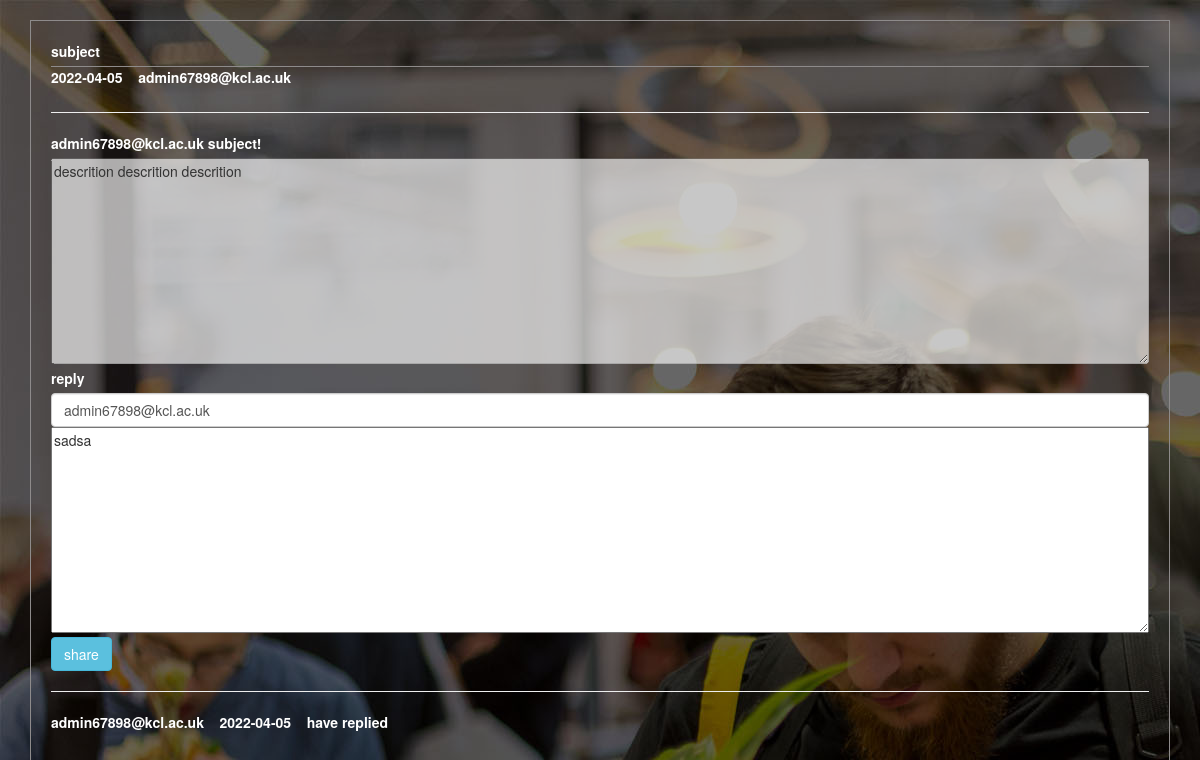
Page /admin_detail?rid=1 (signed in) on the committed database.
### smart/models.py (models this page shows, shortened)
class MainRequest(models.Model):
    subject = models.CharField(verbose_name='subject', blank=True, null=True, max_length=200, default="")
    descrition = models.CharField(verbose_name='descrition', blank=True, null=True, max_length=5200, default="")
    priority = models.CharField(verbose_name='priority', blank=True, null=True, max_length=200, default="")
    user = models.ForeignKey(UserProfile, verbose_name="user", on_delete=models.CASCADE, related_name="main")
    reply_user = models.ForeignKey(UserProfile, verbose_name="reply_user", on_delete=models.CASCADE, related_name="reply", blank=True, null=True)
    reply_content = models.CharField(verbose_name='reply_content', blank=True, null=True, max_length=200, default="")
    class Meta:
        ordering = ['-id']
        verbose_name = 'MainRequest'
        verbose_name_plural = verbose_name

### accounts/models.py (models this page shows, shortened)
class UserProfile(AbstractUser):
    mpassword = models.CharField(verbose_name='password', blank=True, null=True, max_length=200, default="")
    email = models.CharField(verbose_name='email', blank=True, null=True, max_length=200, default="")
    is_teacher = models.BooleanField(verbose_name='is teacher?', default=False)
    have_active = models.BooleanField(verbose_name='is active?', default=False)
    class Meta:
        ordering = ['-id']
        verbose_name = 'user manage'
        verbose_name_plural = verbose_name

### smart/views.py (the view, shortened to what this page needs)
# urls.py: url(r"^admin_detail$", admin_detail, name="admin_detail"),
@login_required
def admin_detail(request):
    try:
        user = request.user
        if request.method == "GET":
            now_date = time.strftime("%Y-%m-%d", time.localtime())
            mid = request.GET.get("rid", "")
            if len(mid) == 0:
                msg = "no rid"
                return render(request, "error.html", locals())
            mainReq = MainRequest.objects.filter(id=mid)
            if len(mainReq) == 0:
                msg = "no request info"
                return render(request, "error.html", locals())
            mainReq = mainReq[0]
            return render(request, "admin_detail.html", locals())
    except Exception as e:
        print(e)
        msg = "SystemError"
        return render(request, "error.html", locals())

### templates/admin_detail.html (shortened to what this page needs)
<!DOCTYPE html>
<html>
<head>
	<link rel="stylesheet" href="/static/css/bootstrap.min.css" />
</head>
<body style="background: url('/static/img/bg2.jpg');">
	<div class="container">
		<form action="/admin_detail" method="post" style="border: 1px solid #8e8b8b;padding: 20px;margin-top: 20px;">
			<fieldset>
				<div class="form-group">
					<label>{{ mainReq.subject }}</label>
					<div style="display: flex;border-top: 1px solid #8e8b8b;">
						<label>{{ now_date }}</label>&nbsp;&nbsp;&nbsp;&nbsp;<label>{{ mainReq.user.username }}</label>
					</div>
				</div>
				<hr>
				<div class="form-group">
                    <label>{{ mainReq.user.username }} subject!</label></br>
                    <textarea name="studescrition" id="descrition" style="width: 100%;" rows="10" disabled>{{ mainReq.descrition }}</textarea>
                    <label>reply</label></br>
                    <input type="text" class="form-control" name="" placeholder="to:" value="{{ mainReq.user.username }}"/>
                    <textarea placeholder="input your reply" name="reply" id="descrition" style="width: 100%;" rows="10">{{ mainReq.reply_content }}</textarea>
					<button class="btn-info btn">share</button>
				</div>
                <div class="form-group">
					<hr>
                    {% if mainReq.reply_content %}
                        <div style="display: flex;">
                            <label>{{ mainReq.reply_user.username }}</label>&nbsp;&nbsp;&nbsp;&nbsp;<label>{{ now_date }}</label> &nbsp;&nbsp;&nbsp;&nbsp;<label>have replied</label>
                        </div>
                    {% else %}
                        <div style="display: flex;">
                            <button type="submit">reply<button>
                        </div>
                    {% endif %}
                </div>
			</fieldset>
		</form>
	</div>
</body>
</html>

### templates/admin_detail.html (style rules this page uses)
label { display: inline-block; max-width: 100%; margin-bottom: 5px; font-weight: 700; color: #fff; }

### rows in the picture
MainRequest: subject "subject", user.username "admin67898@kcl.ac.uk", studescrition "descrition descrition descrition", reply "sadsa", reply_user.username "admin67898@kcl.ac.uk"

### other values in the picture
{{ now_date }} "2022-04-05"
